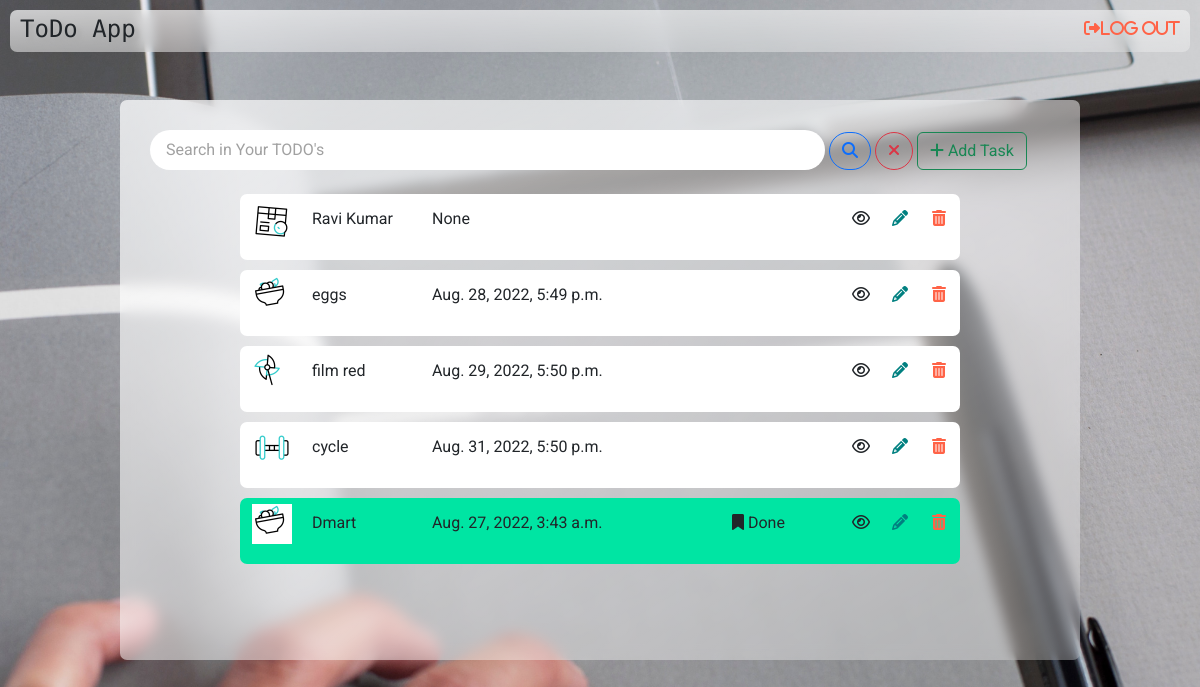
The app's page / (signed in) with its own data.
### todoApp/models.py (models this page shows, shortened)
class Task(models.Model):
    CATEGORY_CHOICES = (
        ('food', 'Food'),
        ('entertainment', 'Entertainment'),
        ('fitness', 'Fitness'),
        ('others', 'Others'),
    )
    user=models.ForeignKey(User,on_delete=models.CASCADE,null=True,blank=True)
    title=models.CharField(max_length=200,null=True)
    description=models.TextField(null=True,blank=True)
    task_date = models.DateTimeField(null=True)
    category = models.CharField(max_length=20, default="others", choices=CATEGORY_CHOICES)
    completed=models.BooleanField(default=False)
    created=models.DateTimeField(auto_now_add=True)
    class Meta:
        ordering=['completed']

### todoApp/views.py (the view)
# urls.py: path('',TaskListView.as_view(),name="task"),
class TaskListView(LoginRequiredMixin, TemplateView):
    def get(self, request, *args, **kwargs):
        context = {}
        tasks = Task.objects.filter(user=request.user)
        serialized_tasks = {}
        for task in tasks:
            temp_dict = {
                    "id": task.id,
                    "title": task.title,
                    "description": task.description,
                    "task_date": str(task.task_date),
                    "category": task.category,
                    "completed": task.completed,
                    "created": str(task.created)
                }
            serialized_tasks[task.id] = temp_dict
            task.category = f"{task.category}.gif"
        context["tasks"] = tasks
        context["serialized_tasks"] = json.dumps(serialized_tasks)
        return render(request, template_name='todoApp/task_list_v2.html', context=context)

### templates/todoApp/task_list_v2.html (shortened to what this page needs)
<!DOCTYPE html>
{% load static %}
{% load django_bootstrap5 %}
{% bootstrap_css %}
<html lang="en">
<head>
    <link href="https://cdn.jsdelivr.net/gh/Eonasdan/tempus-dominus@master/dist/css/tempus-dominus.css"
    rel="stylesheet">
    {% load sweetify %}
</head>
<body>
    <div class="navbar-container">
        <div class="row">
            <div class="col12">
                <div class="navitems" style="padding-left: 10px; padding-right: 10px; padding-top: 5px;">
                    <div class="row">
                        <div class="col-8" id="brand_name">
                            <h4>ToDo App</h4>
                        </div>
                        <div class="col-4">
                            <div class="logout_btn float-end">
                                <a href="/logout/" id="logout_btn"><i class="fa fa-sign-out" aria-hidden="true">Log Out</i></a>
                            </div>
                        </div>
                    </div>
                </div>
            </div>
        </div>
    </div>
    <div class="container" id="list_container">
        <div class="row">
            <div class="col-12">
                <input class="searchInput" type="text" id="search_text" placeholder="Search in Your TODO's">
                <button type="button" onclick="searchTodos()" title="Search Todo List" class="btn btn-outline-primary" style="border-radius: 50px;">
                    <i class="fa fa-search" aria-hidden="true"></i>
                </button>
                <button type="button" onclick="clearSearch()" title="Clear Search" class="btn btn-outline-danger" style="border-radius: 50px;">
                    <i class="fa fa-times" aria-hidden="true"></i>
                </button>
                <button type="button" title="Add New Task" class="btn btn-outline-success" data-bs-toggle="modal" data-bs-target="#todoAddModal">
                    <i class="fa fa-plus" title="Search" aria-hidden="true"></i> Add Task
                </button>
            </div>
        </div>
        <br>
        <div class="container" id="tasks_container">
            {% for task in tasks %}
                <div {% if task.completed %} class="container task_container container_task_done" {% else %} class="container task_container" {% endif %}>
                    <div class="row">
                        <div class="col-12 col-sm-1">
                            <img src="{% static task.category %}" alt="" width="40px" height="40px">
                        </div>
                        <div class="col-12 col-sm-2">
                            {{ task.title }}
                        </div>
                        <div class="col-12  col-sm-5">
                            <p>{{ task.task_date }}</p>
                        </div>
                        <div class="col-12  col-sm-4">
                            <div class="user_action_icons float-end">
                                <div class="row">
                                    <div class="col-4">
                                        <i class="fa fa-eye" title="View" aria-hidden="true" onclick="openTodoModalView('{{ task.id }}')"></i>
                                    </div>
                                    <div class="col-4">
                                        <i class="fa fa-pencil" style="color: teal;" title="Edit" aria-hidden="true"  onclick="openTodoModalEditView('{{ task.id }}')"></i>
                                    </div>
                                    <div class="col-4">
                                        <i class="fa fa-trash" style="color: tomato;" title="Delete" aria-hidden="true" onclick="openTodoModalDeleteView('{{ task.id }}')"></i>
                                    </div>
                                </div>
                            </div>
                            {% if task.completed %}
                                <span><i class="fa fa-bookmark" aria-hidden="true"></i> Done</span>
                            {% endif %}
                        </div>
                    </div>
                </div>
            {% endfor %}
        </div>
    </div>
</body>
</html>

### records on screen
Task: category (picture), title "Ravi Kumar", task_date "None"
Task: category (picture), title "eggs", task_date "Aug. 28, 2022, 5:49 p.m."
Task: category (picture), title "film red", task_date "Aug. 29, 2022, 5:50 p.m."
Task: category (picture), title "cycle", task_date "Aug. 31, 2022, 5:50 p.m."
Task: category (picture), title "Dmart", task_date "Aug. 27, 2022, 3:43 a.m.", completed True (drawn)
